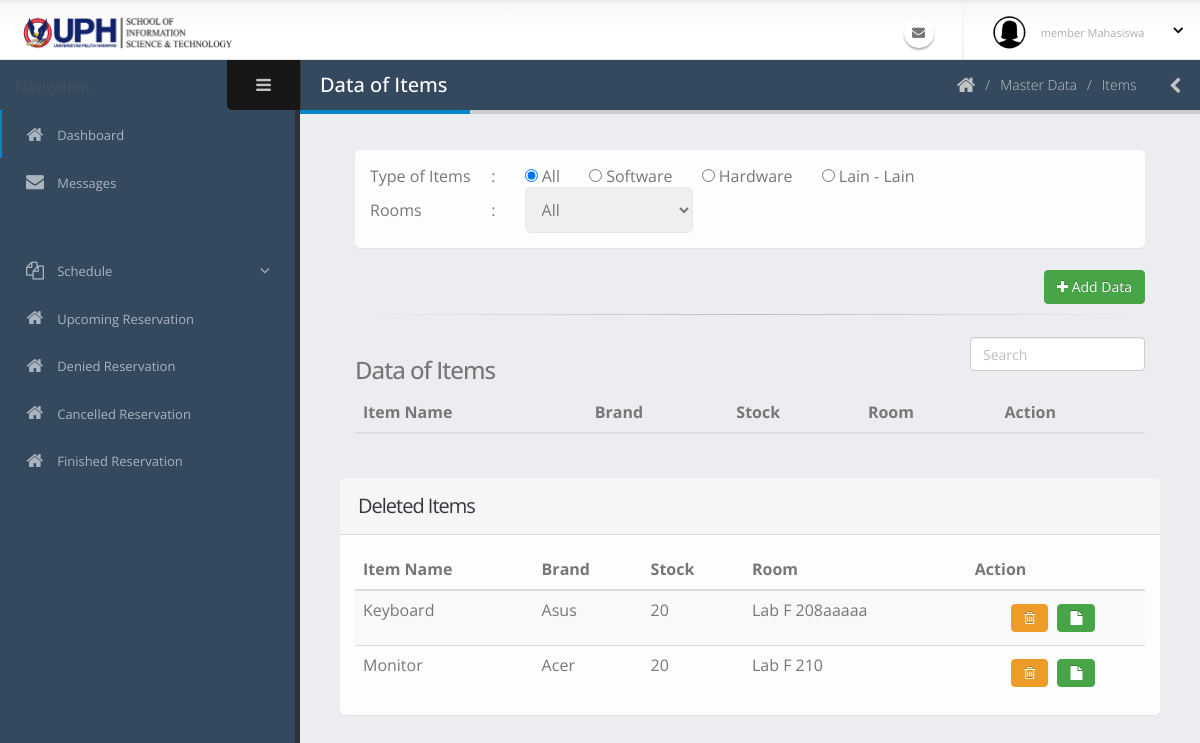
Page /admin/barang.php on the earlier database version.
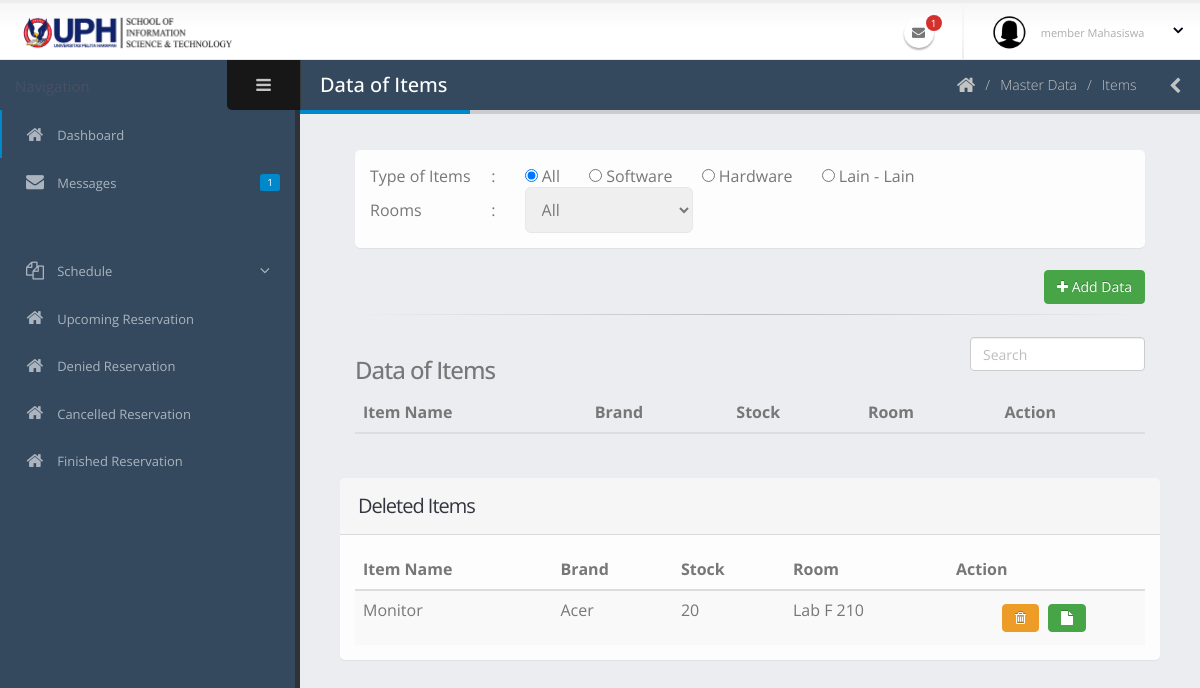
Same page on the later database version.
### tables this page shows
CREATE TABLE `jenis_barang` (
  `id_jenisBarang` int(11) NOT NULL,
  `nama_jenisBarang` varchar(60) NOT NULL,
  `user_add` varchar(40) NOT NULL,
  `waktu_add` datetime NOT NULL,
  `user_edit` varchar(40) NOT NULL,
  `waktu_edit` datetime NOT NULL,
  `user_delete` varchar(40) NOT NULL,
  `waktu_delete` datetime NOT NULL,
  `status_delete` int(11) NOT NULL
);

CREATE TABLE `barang` (
  `id_barang` varchar(40) NOT NULL COMMENT 'BR-0',
  `id_ruangan` varchar(40) NOT NULL,
  `id_jenisBarang` int(11) NOT NULL,
  `nama_barang` varchar(60) NOT NULL,
  `merek` text NOT NULL,
  `stok_barang` int(11) NOT NULL,
  `tanggal_beli` date NOT NULL,
  `user_add` varchar(40) NOT NULL,
  `waktu_add` datetime NOT NULL,
  `user_edit` varchar(40) NOT NULL,
  `waktu_edit` datetime NOT NULL,
  `user_delete` varchar(40) NOT NULL,
  `waktu_delete` datetime NOT NULL,
  `status_delete` int(11) NOT NULL
);

CREATE TABLE `ruangan` (
  `id_ruangan` varchar(40) NOT NULL COMMENT 'R-0',
  `nama_ruangan` varchar(60) NOT NULL,
  `jenis_ruangan` int(11) NOT NULL COMMENT '1:LABORATORY, 2: MEETING ROOM',
  `gedung_lantai` varchar(20) NOT NULL,
  `kapasitas` int(11) NOT NULL,
  `deskripsi` text NOT NULL,
  `user_add` varchar(40) NOT NULL,
  `waktu_add` datetime NOT NULL,
  `user_edit` varchar(40) NOT NULL,
  `waktu_edit` datetime NOT NULL,
  `user_delete` varchar(40) NOT NULL,
  `waktu_delete` datetime NOT NULL,
  `status_delete` int(11) NOT NULL
);

### session.php (called while the page is built, shortened)
<?php
$email = $_SESSION['email'];
$password =$_SESSION['password'];
$id = $_SESSION['id'];
?>

### admin/barang.php (the view, shortened to what the changed rows need)
<?php include('../session.php')?>
<?php include('../koneksi.php'); ?>
<?php include('req/head.php');?>
<?php include('req/header.php');?>
<?php include('req/leftbar.php');?>
	<section role="main" class="content-body">
		<header class="page-header">
			<h2>Data of Items</h2>
		</header>
<div class="container-fluid">
<div class="panel-body">
<table>
<tr>
<td>Type of Items&nbsp; &nbsp; &nbsp;</td>
		<td>: &nbsp; &nbsp; &nbsp;
		<input type="radio" value="semua" name="jenisbarang" checked onclick="cekBarang()"> All &nbsp; &nbsp; &nbsp;
		<?php
		$jb = mysqli_query($koneksi, "SELECT * FROM jenis_barang");
		while($djb = mysqli_fetch_array($jb)){
		?>
		<input type="radio" value="<?php echo $djb['id_jenisBarang'] ?>"  onclick="cekBarang()" name="jenisbarang"> <?php echo $djb['nama_jenisBarang'] ?> &nbsp; &nbsp; &nbsp;
		<?php } ?>
		</td>
</tr>
</table>
</div>
<br>
	<?php include('barang/modalTambah.php');?>
	<br>
	<div class="table-responsive">
	<table class="table table-striped mb-none">
		<thead>
			<tr>
				<th>Item Name</th>
				<th>Brand</th>
				<th>Stock</th>
				<th>Room</th>
				<th>Action</th>
			</tr>
		</thead>
	</table>
	</div>
</div>
<br>
<br>
<section class="panel">
	<header class="panel-heading">
		<h2 class="panel-title">Deleted Items</h2>
	</header>
	<div class="panel-body">
		<table class="table table-striped mb-none">
			<thead>
				<tr>
					<th>Item Name</th>
					<th>Brand</th>
					<th>Stock</th>
					<th>Room</th>
					<th>Action</th>
				</tr>
			</thead>
			<tbody>
			<?php
			$query = mysqli_query($koneksi, "SELECT * from barang join ruangan on ruangan.id_ruangan = barang.id_ruangan WHERE barang.status_delete='1'");
			while($data=mysqli_fetch_array($query)){
			?>
				<tr>
				<td> <?php echo $data['nama_barang'] ?></td>
				<td> <?php echo $data['merek'] ?></td>
				<td> <?php echo $data['stok_barang'] ?></td>
				<td> <?php echo $data['nama_ruangan'] ?></td>
				<td class="text-center">
					<a class="modal-sizes btn btn-warning mb-xs mt-xs mr-xs btn" data-toggle="tooltip" data-placement="top" title="Restore" href="#restore<?php echo $data["id_barang"]?>"><i class="fa fa-trash-o"></i></a>
					<a class="btn mb-xs mt-xs mr-xs btn btn-success"data-toggle="tooltip" data-placement="top" title="Log" href="barangLog.php?id=<?php echo $data['id_barang'];?>"><i class='fa fa-file'></i></a>
				</td>
            </tr>
			<?php } ?>
			</tbody>
		</table>
	</div>
</section>
<?php include('req/endtitle.php');?>
<?php include('req/script.php');?>

### admin/req/header.php (shortened to what the changed rows need)
<section class="body">
	<header class="header">
		<div class="header-right">
			<ul class="notifications">
				<li>
					<a href="#" class="dropdown-toggle notification-icon" data-toggle="dropdown">
						<i class="fa fa-envelope"></i>
						<?php
						$ceknotifmail = mysqli_query($koneksi, "SELECT count(pesan_detail.id_pesanDetail) FROM pesan_detail WHERE pesan_detail.id_penggunaKe ='$id' AND status_pesan='0'");
						$datamail = mysqli_fetch_array($ceknotifmail);
						$jumlah = $datamail['count(pesan_detail.id_pesanDetail)'];
						if($jumlah!=0){
							?>
						<span class="badge"><?php echo
					$jumlah?></span>
						<?php } ?>
					</a>
				</li>
			</ul>
		</div>
	</header>

### admin/req/leftbar.php (shortened to what the changed rows need)
<div class="inner-wrapper">
	<aside id="sidebar-left" class="sidebar-left">
		<div class="nano">
			<div class="nano-content">
				<nav id="menu" class="nav-main" role="navigation">
					<?php
					$query = "SELECT * FROM pengguna WHERE status_delete ='0' AND email='$email' AND kata_sandi='$password'";
					$eksekusi = mysqli_query($koneksi, $query);
					$data = mysqli_fetch_array($eksekusi);
					if($data['status_pengguna']==1){
					?>
					<ul class="nav nav-main">
						<li class="nav-active">
							<a href="index.php">
								<i class="fa fa-home" aria-hidden="true"></i>
								<span>Dashboard</span>
							</a>
						</li>
                        <script type="text/javascript" src="//w.24timezones.com/l.js" async></script>
						<li>
						<a href="pesan.php">
							<?php
							$ceknotifmail = mysqli_query($koneksi, "SELECT count(pesan_detail.id_pesanDetail) FROM pesan_detail WHERE pesan_detail.id_penggunaKe ='$id' AND status_pesan='0'");
							$datamail = mysqli_fetch_array($ceknotifmail);
							$jumlah = $datamail['count(pesan_detail.id_pesanDetail)'];
							if($jumlah!=0){
?>
							<span class="pull-right label label-primary"><?php echo
							$jumlah?></span>
							<?php } ?>
							<i class="fa fa-envelope" aria-hidden="true"></i>
							<span>Messages</span>
						</a>
						</li>
						<li class="nav-parent">
							<a>
								<i class="fa fa-copy" aria-hidden="true"></i>
								<span>Master Data</span>
							</a>
							<ul class="nav nav-children">
								<li>
									<a href="pengguna.php">
										 Users
									</a>
								</li>
								<li>
									<a href="mahasiswa.php">
										 Students
									</a>
								</li>
								<li>
									<a href="">
										 Major &amp; Faculty
									</a>
								</li>
								<li>
									<a href="ruangan.php">
										 Rooms
									</a>
								</li>
								<li>
									<a href="barang.php">
										 Items
									</a>
								</li>
								<li>
									<a href="">
										 Event Category
									</a>
								</li>
							</ul>
						</li>
						<li>
							<a href="memberPending.php">
								<i class="fa fa-home" aria-hidden="true"></i>
								<span>New Member Pending</span>
								<?php
								$ceknotifmail = mysqli_query($koneksi, "SELECT count(pengguna.id_pengguna) FROM pengguna WHERE status_daftar= '1'");
								$datamail = mysqli_fetch_array($ceknotifmail);
								$jumlah = $datamail['count(pengguna.id_pengguna)'];
								if($jumlah!=0){
									?>
									   &nbsp;&nbsp;&nbsp;<span class="badge"><?php echo $jumlah?></span>
									<?php } ?>
							</a>
						</li>
						<hr class="separator" />
						<li class="nav-parent">
							<a>
								<i class="fa fa-copy" aria-hidden="true"></i>
								<span>Schedule</span>
							</a>
							<ul class="nav nav-children">
								<li>
									<a href="jadwalLab.php">
										 Laboratory
									</a>
								</li>
								<li>
									<a href="jadwalMeeting.php">
										 Meeting Room
									</a>
								</li>
							</ul>
						</li>
						<li class="nav-parent">
							<a>
								<i class="fa fa-copy" aria-hidden="true"> </i>
								<span>Pending Reservation </span>
								<?php
								$ceknotifmail = mysqli_query($koneksi, "SELECT count(peminjaman.id_peminjaman) FROM peminjaman WHERE peminjaman.status_peminjaman ='0' or peminjaman.status_peminjaman='5'");
								$datamail = mysqli_fetch_array($ceknotifmail);
								$jumlah = $datamail['count(peminjaman.id_peminjaman)'];
								if($jumlah!=0){
									?>
									   &nbsp;&nbsp;&nbsp;<span class="badge"><?php echo $jumlah?></span>
									<?php } ?>
							</a>
							<ul class="nav nav-children">
								<li>
									<a href="pendingLab.php">
										 Laboratory
										 <?php
								$ceknotifmail = mysqli_query($koneksi, "SELECT count(peminjaman.id_peminjaman) FROM peminjaman join ruangan on ruangan.id_ruangan = peminjaman.id_ruangan WHERE jenis_ruangan= '1' AND (peminjaman.status_peminjaman ='0' or peminjaman.status_peminjaman='5')");
								$datamail = mysqli_fetch_array($ceknotifmail);
								$jumlah = $datamail['count(peminjaman.id_peminjaman)'];
								if($jumlah!=0){
									?>
									   &nbsp;&nbsp;&nbsp;<span class="badge"><?php echo $jumlah?></span>
									<?php } ?>
									</a>
								</li>
								<li>
									<a href="pendingMeeting.php">
										 Meeting Room
										 <?php
								$ceknotifmail = mysqli_query($koneksi, "SELECT count(peminjaman.id_peminjaman) FROM peminjaman join ruangan on ruangan.id_ruangan = peminjaman.id_ruangan WHERE jenis_ruangan= '2' AND (peminjaman.status_peminjaman ='0' or peminjaman.status_peminjaman='5')");
								$datamail = mysqli_fetch_array($ceknotifmail);
								$jumlah = $datamail['count(peminjaman.id_peminjaman)'];
								if($jumlah!=0){
									?>
									   &nbsp;&nbsp;&nbsp;<span class="badge"><?php echo $jumlah?></span>
									<?php } ?>
									</a>
								</li>
							</ul>
						</li>
						<li class="nav-parent">
							<a>
								<i class="fa fa-copy" aria-hidden="true"></i>
								<span>Reservation</span>
							</a>
							<ul class="nav nav-children">
								<li>
									<a href="peminjamanAdminLab.php">
                                        Laboratory
									</a>
								</li>
								<li>
									<a href="peminjamanAdminMeeting.php">
										 Meeting Room
									</a>
								</li>
							</ul>
						</li>
						<li class="nav-parent">
							<a>
								<i class="fa fa-copy" aria-hidden="true"></i>
								<span>Finished Reservation</span>
							</a>
							<ul class="nav nav-children">
								<li>
									<a href="peminjamanAdminSelesaiLab.php">
                                        Laboratory
									</a>
								</li>
								<li>
									<a href="peminjamanAdminSelesaiMeet.php">
										 Meeting Room
									</a>
								</li>
							</ul>
						</li>
						<li>
							<a href="logPeminjaman.php">
								<i class="fa fa-home" aria-hidden="true"></i>
								<span>Reservation Log</span>
							</a>
						</li>
                        <hr class="separator">
                        <li>
							<a href="peminjamanMemberAkanDatang.php">
								<i class="fa fa-home" aria-hidden="true"></i>
								<span>Upcoming Reservation</span>
							</a>
						</li>
						<li>
							<a href="peminjamanMemberDitolak.php">
								<i class="fa fa-home" aria-hidden="true"></i>
								<span>Denied Reservation</span>
							</a>
						</li>
						<li>
							<a href="peminjamanMemberDibatalkan.php">
								<i class=" fa fa-times-circle-o" aria-hidden="true"></i>
								<span>Cancelled Reservation</span>
							</a>
						</li>
						<li>
							<a href="peminjamanMemberSelesai.php">
								<i class=" fa fa-check-circle-o" aria-hidden="true"></i>
								<span>Finished Reservation</span>
							</a>
						</li>
					</ul>
					<?php }else{  ?>
					<ul class="nav nav-main">
						<li>
						<a href="pesan.php">
							<?php
							$ceknotifmail = mysqli_query($koneksi, "SELECT count(pesan_detail.id_pesanDetail) FROM pesan_detail WHERE pesan_detail.id_penggunaKe ='$id' AND status_pesan='0'");
							$datamail = mysqli_fetch_array($ceknotifmail);
							$jumlah = $datamail['count(pesan_detail.id_pesanDetail)'];
							if($jumlah!=0){
?>
							<span class="pull-right label label-primary"><?php echo
							$jumlah?></span>
							<?php } ?>
							<i class="fa fa-envelope" aria-hidden="true"></i>
							<span>Messages</span>
						</a>
						</li>
					</ul>
					<?php } ?>
				</nav>
			</div>
		</div>
	</aside>

Differences in the rows shown:
no longer on this page (row edited): barang: nama_barang "Keyboard", merek "Asus", stok_barang "20", id_ruangan.nama_ruangan "Lab F 208aaaaa"
Other differences:
$jumlah: (not shown) → "1"
